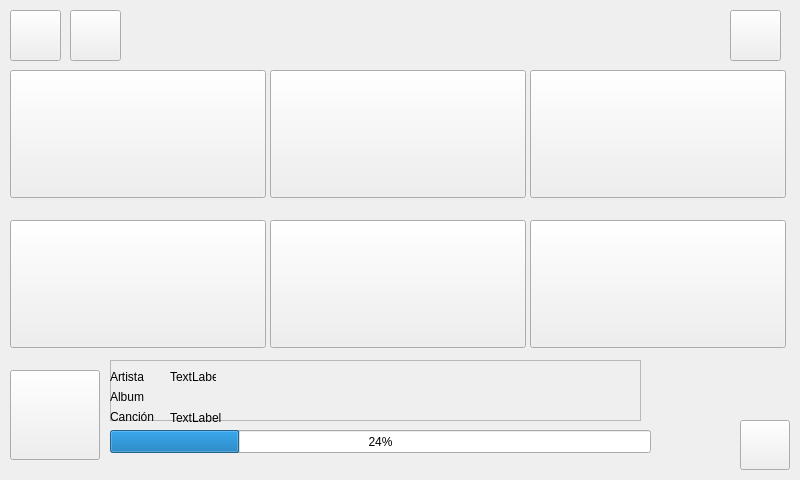
<?xml version="1.0" encoding="UTF-8"?>
<ui version="4.0">
 <class>MainForm</class>
 <widget class="QWidget" name="MainForm">
  <property name="geometry">
   <rect>
    <x>0</x>
    <y>0</y>
    <width>800</width>
    <height>480</height>
   </rect>
  </property>
  <property name="windowTitle">
   <string>Form</string>
  </property>
  <widget class="QPushButton" name="musicButton">
   <property name="geometry">
    <rect>
     <x>10</x>
     <y>70</y>
     <width>256</width>
     <height>128</height>
    </rect>
   </property>
   <property name="text">
    <string/>
   </property>
  </widget>
  <widget class="QPushButton" name="radioButton">
   <property name="geometry">
    <rect>
     <x>270</x>
     <y>70</y>
     <width>256</width>
     <height>128</height>
    </rect>
   </property>
   <property name="text">
    <string/>
   </property>
  </widget>
  <widget class="QPushButton" name="mobileButton">
   <property name="geometry">
    <rect>
     <x>530</x>
     <y>70</y>
     <width>256</width>
     <height>128</height>
    </rect>
   </property>
   <property name="text">
    <string/>
   </property>
  </widget>
  <widget class="QPushButton" name="preferencesButton">
   <property name="geometry">
    <rect>
     <x>530</x>
     <y>220</y>
     <width>256</width>
     <height>128</height>
    </rect>
   </property>
   <property name="text">
    <string/>
   </property>
  </widget>
  <widget class="QPushButton" name="pushButton_5">
   <property name="geometry">
    <rect>
     <x>270</x>
     <y>220</y>
     <width>256</width>
     <height>128</height>
    </rect>
   </property>
   <property name="text">
    <string/>
   </property>
  </widget>
  <widget class="QPushButton" name="gpsButton">
   <property name="geometry">
    <rect>
     <x>10</x>
     <y>220</y>
     <width>256</width>
     <height>128</height>
    </rect>
   </property>
   <property name="text">
    <string/>
   </property>
  </widget>
  <widget class="QPushButton" name="playButton">
   <property name="geometry">
    <rect>
     <x>10</x>
     <y>370</y>
     <width>90</width>
     <height>90</height>
    </rect>
   </property>
   <property name="text">
    <string/>
   </property>
  </widget>
  <widget class="QProgressBar" name="progressBar">
   <property name="geometry">
    <rect>
     <x>110</x>
     <y>430</y>
     <width>541</width>
     <height>23</height>
    </rect>
   </property>
   <property name="value">
    <number>24</number>
   </property>
  </widget>
  <widget class="QPushButton" name="powerButton">
   <property name="geometry">
    <rect>
     <x>740</x>
     <y>420</y>
     <width>50</width>
     <height>50</height>
    </rect>
   </property>
   <property name="text">
    <string/>
   </property>
  </widget>
  <widget class="QLabel" name="label">
   <property name="geometry">
    <rect>
     <x>110</x>
     <y>370</y>
     <width>46</width>
     <height>13</height>
    </rect>
   </property>
   <property name="text">
    <string>Artista</string>
   </property>
  </widget>
  <widget class="QLabel" name="label_2">
   <property name="geometry">
    <rect>
     <x>110</x>
     <y>390</y>
     <width>46</width>
     <height>13</height>
    </rect>
   </property>
   <property name="text">
    <string>Album</string>
   </property>
  </widget>
  <widget class="QLabel" name="label_3">
   <property name="geometry">
    <rect>
     <x>110</x>
     <y>410</y>
     <width>46</width>
     <height>13</height>
    </rect>
   </property>
   <property name="text">
    <string>Canción</string>
   </property>
  </widget>
  <widget class="QLabel" name="label_4">
   <property name="geometry">
    <rect>
     <x>170</x>
     <y>370</y>
     <width>46</width>
     <height>13</height>
    </rect>
   </property>
   <property name="text">
    <string>TextLabel</string>
   </property>
  </widget>
  <widget class="QLabel" name="songLabel">
   <property name="geometry">
    <rect>
     <x>170</x>
     <y>410</y>
     <width>431</width>
     <height>16</height>
    </rect>
   </property>
   <property name="text">
    <string>TextLabel</string>
   </property>
  </widget>
  <widget class="QPushButton" name="pushButton">
   <property name="geometry">
    <rect>
     <x>10</x>
     <y>10</y>
     <width>51</width>
     <height>51</height>
    </rect>
   </property>
   <property name="text">
    <string/>
   </property>
  </widget>
  <widget class="QPushButton" name="pushButton_2">
   <property name="geometry">
    <rect>
     <x>70</x>
     <y>10</y>
     <width>51</width>
     <height>51</height>
    </rect>
   </property>
   <property name="text">
    <string/>
   </property>
  </widget>
  <widget class="QPushButton" name="pushButton_3">
   <property name="geometry">
    <rect>
     <x>730</x>
     <y>10</y>
     <width>51</width>
     <height>51</height>
    </rect>
   </property>
   <property name="text">
    <string/>
   </property>
  </widget>
  <widget class="QFrame" name="frame">
   <property name="geometry">
    <rect>
     <x>110</x>
     <y>360</y>
     <width>531</width>
     <height>61</height>
    </rect>
   </property>
   <property name="frameShape">
    <enum>QFrame::StyledPanel</enum>
   </property>
   <property name="frameShadow">
    <enum>QFrame::Raised</enum>
   </property>
  </widget>
  <zorder>frame</zorder>
  <zorder>musicButton</zorder>
  <zorder>radioButton</zorder>
  <zorder>mobileButton</zorder>
  <zorder>preferencesButton</zorder>
  <zorder>pushButton_5</zorder>
  <zorder>gpsButton</zorder>
  <zorder>playButton</zorder>
  <zorder>progressBar</zorder>
  <zorder>powerButton</zorder>
  <zorder>label</zorder>
  <zorder>label_2</zorder>
  <zorder>label_3</zorder>
  <zorder>label_4</zorder>
  <zorder>songLabel</zorder>
  <zorder>pushButton</zorder>
  <zorder>pushButton_2</zorder>
  <zorder>pushButton_3</zorder>
 </widget>
 <resources/>
 <connections/>
</ui>
